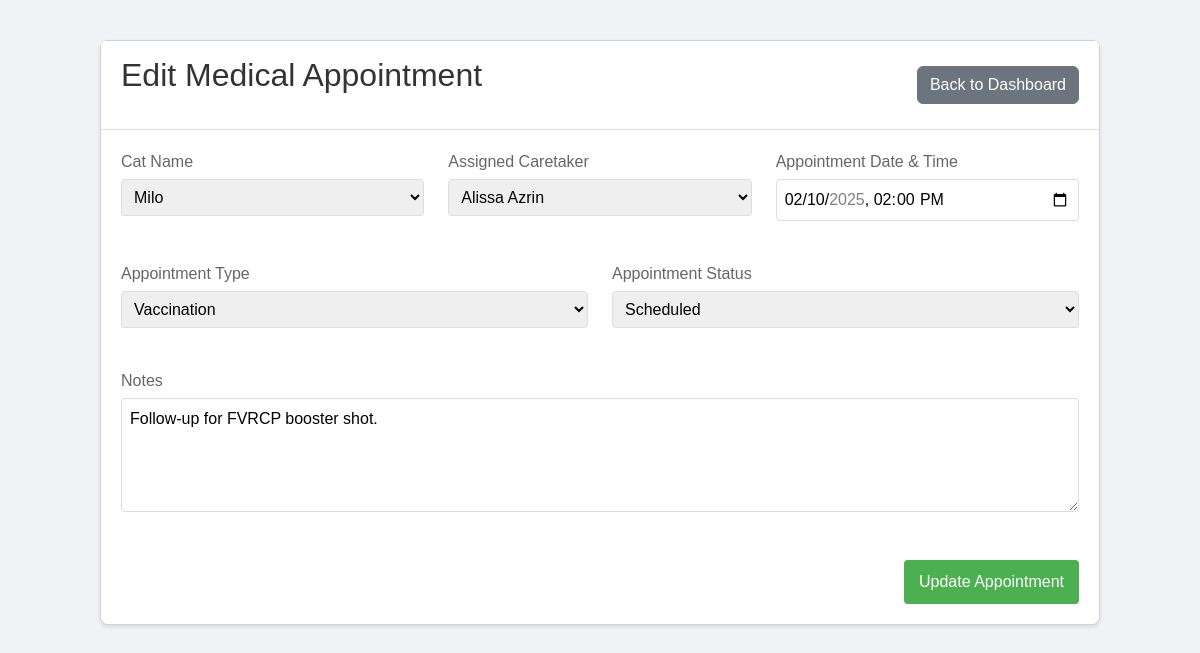
/cat_sanctuary/edit_appointment.php?id=1 (signed in), run on the app's committed database.
### tables this page shows
CREATE TABLE `MedicalSchedule` (
  `scheduleID` int(11) NOT NULL,
  `catID` int(11) DEFAULT NULL,
  `staffID` int(11) DEFAULT NULL,
  `appointmentDate` datetime NOT NULL,
  `Type` varchar(50) DEFAULT NULL,
  `Status` varchar(20) DEFAULT NULL,
  `Notes` text
);

CREATE TABLE `Cat` (
  `catID` int(11) NOT NULL,
  `Name` varchar(50) NOT NULL,
  `DateOfBirth` date DEFAULT NULL,
  `Breed` varchar(30) DEFAULT NULL,
  `Color` varchar(30) DEFAULT NULL,
  `Gender` varchar(10) DEFAULT NULL,
  `IntakeDate` date NOT NULL,
  `Status` tinyint(1) DEFAULT '1'
);

### cat_sanctuary/edit_appointment.php (the view, shortened to what this page needs)
<?php
require_once 'config.php';
$appointment = null;
$appointmentID = isset($_GET['id']) ? (int)$_GET['id'] : 0;
try {
    $stmt = $pdo->prepare("SELECT * FROM MedicalSchedule WHERE scheduleID = ?");
    $stmt->execute([$appointmentID]);
    $appointment = $stmt->fetch(PDO::FETCH_ASSOC);
} catch (PDOException $e) {
    $error = "Error fetching appointment: " . $e->getMessage();
}
try {
    $stmt = $pdo->query("SELECT catID, Name FROM Cat WHERE Status = 1 ORDER BY Name");
    $cats = $stmt->fetchAll(PDO::FETCH_ASSOC);
} catch (PDOException $e) {
    $error = "Error fetching cats: " . $e->getMessage();
}
try {
    $stmt = $pdo->query("SELECT userID, CONCAT(firstName, ' ', lastName) AS StaffName FROM users WHERE Role = 'Caretaker' ORDER BY lastName");
    $staff = $stmt->fetchAll(PDO::FETCH_ASSOC);
} catch (PDOException $e) {
    $error = "Error fetching staff: " . $e->getMessage();
}
$minTime = date('Y-m-d\TH:i', strtotime('-30 days 08:00'));
$maxTime = date('Y-m-d\TH:i', strtotime('+30 days 17:00'));
?>
<!DOCTYPE html>
<html lang="en">
<head>
    <link rel="stylesheet" href="https://cdn.jsdelivr.net/npm/bootstrap@5.3.0/dist/css/bootstrap.min.css">
    <link rel="stylesheet" href="https://cdn.jsdelivr.net/npm/flatpickr/dist/flatpickr.min.css">
</head>
<body>
    <div class="container">
        <div class="card">
            <div class="card-header d-flex justify-content-between align-items-center">
                <h2>Edit Medical Appointment</h2>
                <a href="dashboard.php?tab=schedule" class="btn btn-secondary">Back to Dashboard</a>
            </div>
            <div class="card-body">
                <form method="POST" action="">
                    <div class="row mb-3">
                        <div class="col-md-4">
                            <div class="form-group">
                                <label for="catID">Cat Name</label>
                                <select name="catID" id="catID" required>
                                    <?php foreach ($cats as $cat): ?>
                                        <option value="<?php echo $cat['catID']; ?>"
                                                <?php echo ($appointment['catID'] == $cat['catID']) ? 'selected' : ''; ?>>
                                            <?php echo htmlspecialchars($cat['Name']); ?>
                                        </option>
                                    <?php endforeach; ?>
                                </select>
                            </div>
                        </div>
                        <div class="col-md-4">
                            <div class="form-group">
                                <label for="userID">Assigned Caretaker</label>
                                <select name="userID" id="userID" required>
                                    <?php foreach ($staff as $member): ?>
                                        <option value="<?php echo $member['userID']; ?>"
                                                <?php echo ($appointment['staffID'] == $member['userID']) ? 'selected' : ''; ?>>
                                            <?php echo htmlspecialchars($member['StaffName']); ?>
                                        </option>
                                    <?php endforeach; ?>
                                </select>
                            </div>
                        </div>
                        <div class="col-md-4">
                            <div class="form-group">
                                <label for="appointmentDate">Appointment Date & Time</label>
                                <input type="datetime-local" id="appointmentDate" name="appointmentDate"
                                       value="<?php echo date('Y-m-d\TH:i', strtotime($appointment['appointmentDate'])); ?>"
                                       min="<?php echo $minTime; ?>"
                                       max="<?php echo $maxTime; ?>"
                                       step="900" required>
                            </div>
                        </div>
                    </div>
                    <div class="row mb-3">
                        <div class="col-md-6">
                            <div class="form-group">
                                <label for="Type">Appointment Type</label>
                                <select id="Type" name="Type" required>
                                    <?php
                                    $types = ['Checkup', 'Emergency', 'Vaccination', 'Surgery', 'Follow-up', 'Dental'];
                                    foreach ($types as $type): ?>
                                        <option value="<?php echo $type; ?>"
                                                <?php echo ($appointment['Type'] == $type) ? 'selected' : ''; ?>>
                                            <?php echo $type; ?>
                                        </option>
                                    <?php endforeach; ?>
                                </select>
                            </div>
                        </div>
                        <div class="col-md-6">
                            <div class="form-group">
                                <label for="Status">Appointment Status</label>
                                <select id="Status" name="Status" required>
                                    <?php
                                    $statuses = ['Scheduled', 'Confirmed', 'Completed', 'Cancelled', 'Rescheduled'];
                                    foreach ($statuses as $status): ?>
                                        <option value="<?php echo $status; ?>"
                                                <?php echo ($appointment['Status'] == $status) ? 'selected' : ''; ?>>
                                            <?php echo $status; ?>
                                        </option>
                                    <?php endforeach; ?>
                                </select>
                            </div>
                        </div>
                    </div>
                    <div class="row mb-3">
                        <div class="col-md-12">
                            <div class="form-group">
                                <label for="Notes">Notes</label>
                                <textarea id="Notes" name="Notes" rows="4" required><?php echo htmlspecialchars($appointment['Notes']); ?></textarea>
                            </div>
                        </div>
                    </div>
                    <div class="d-grid gap-2 d-md-flex justify-content-md-end">
                        <button type="submit">Update Appointment</button>
                    </div>
                </form>
            </div>
        </div>
    </div>
</body>
</html>

### cat_sanctuary/edit_appointment.php (style rules this page uses)
* { box-sizing: border-box; margin: 0; padding: 0; font-family: Arial, sans-serif; }
body { background-color: #f0f2f5; }
.container { max-width: 1200px; margin: 0 auto; padding: 20px; }
.card { max-width: 1000px; margin: 20px auto; background: white; border-radius: 8px; box-shadow: 0 2px 4px rgba(0,0,0,0.1); }
h1, h2 { color: #333; margin-bottom: 20px; }
.form-group { margin-bottom: 15px; }
label { display: block; margin-bottom: 5px; color: #666; }
input, select, textarea { width: 100%; padding: 8px; border: 1px solid #ddd; border-radius: 4px; margin-bottom: 10px; }
button { background: #4CAF50; color: white; padding: 10px 15px; border: none; border-radius: 4px; cursor: pointer; }
.btn-secondary { background: #6c757d; }
.card-header { background-color: #fff; border-bottom: 1px solid #ddd; padding: 15px 20px; }
.card-body { padding: 20px; }

### data on the page
medicalschedule: catID "Milo", userID "Alissa Azrin", appointmentDate "02/10/2025 14:00", Type "Vaccination", Status "Scheduled", Notes "Follow-up for FVRCP booster shot."
